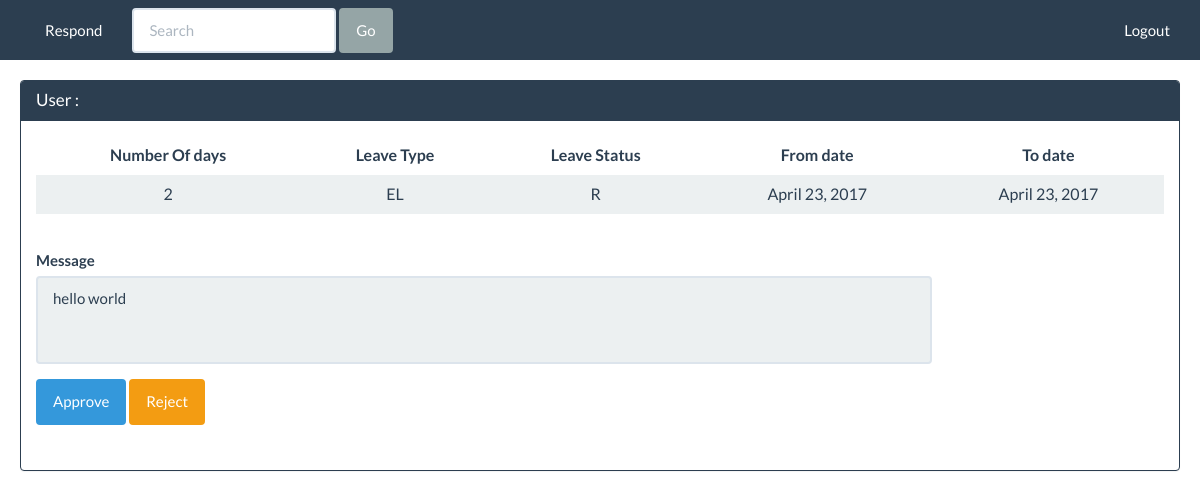
Page /respond/to/leave (signed in) on the earlier database version.
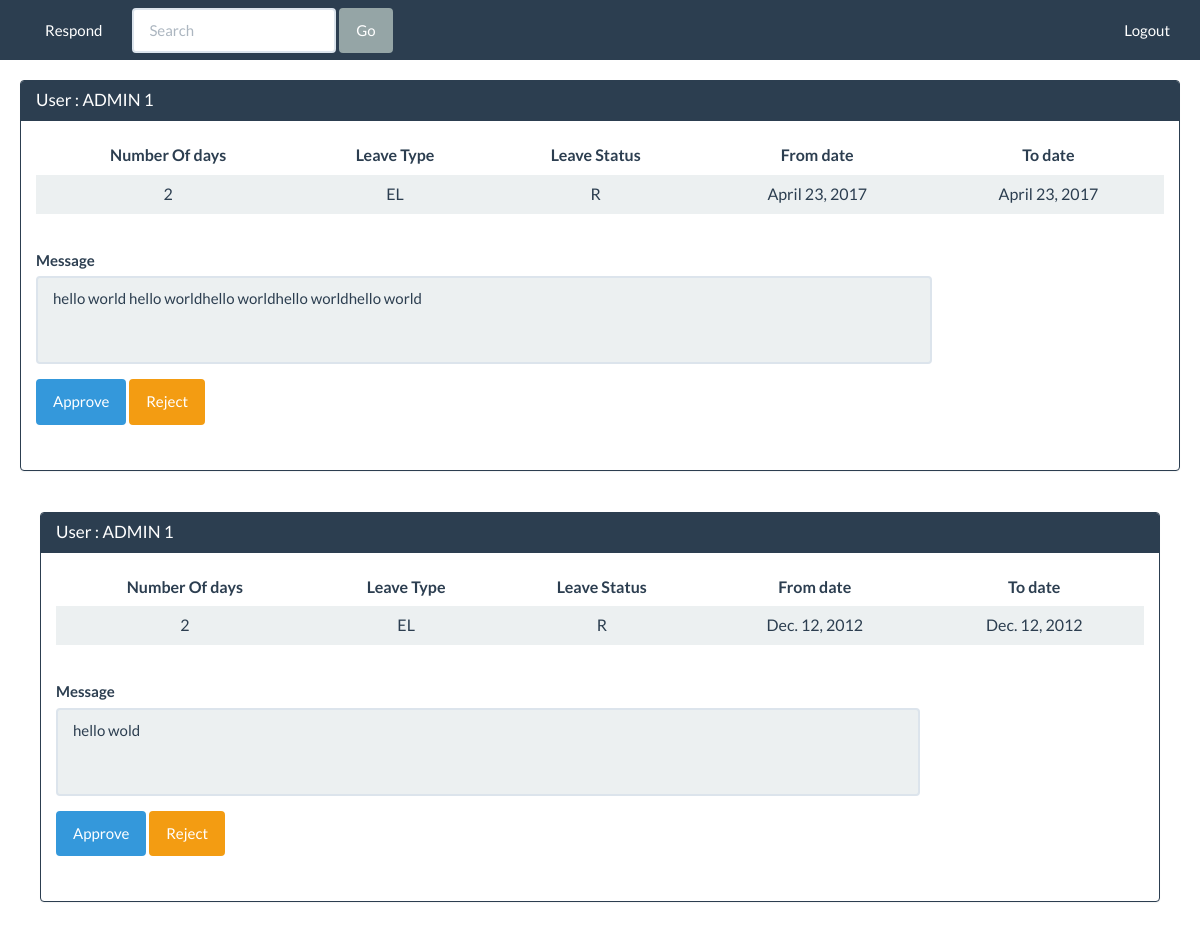
Same page on the later database version.
### LeaveManagement/models.py (models this page shows, shortened)
class LeaveApplication(models.Model):
    TYPES_OF_LEAVES = (
        ('SL', 'SickLeave'),
        ('EL', 'EarnedLeave'),
        ('PL', 'PersonalLeave')
    )
    LEAVE_STATUS = (
        ('A', 'Approved'),
        ('R', 'Rejected')
    )
    leave_id = models.AutoField(primary_key=True)
    applicant = models.ForeignKey(User, related_name='applicant', on_delete=models.CASCADE)
    approver = models.ForeignKey(User, related_name='approver', on_delete=models.CASCADE)
    created_on = models.DateTimeField(auto_now_add=True)
    responded_on = models.DateTimeField(auto_now=True, null=True)
    leave_type = models.CharField(max_length=2, choices=TYPES_OF_LEAVES)
    number_of_days= models.IntegerField()
    from_date = models.DateField()
    to_date = models.DateField()
    leave_status = models.CharField(max_length=1, choices=LEAVE_STATUS, default='R')
    additional_message = models.TextField(max_length=200)
    class Meta:
        db_table = 'LeaveApplication'

### LeaveManagement/views.py (the view)
# urls.py: url(r'^respond/to/leave$', views.responding_to_leave_application, name='responding_to_leave'),
@login_required
def responding_to_leave_application(request):
    if request.method == "GET":
        applications = LeaveApplication.objects.filter(approver = request.user)
        return render(request, "lm/responding_to_application.html", {"applications":applications})
    if request.method == "POST":
        print(request.POST.get('submit'))
        return HttpResponse("askjfnksdjf")

### LeaveManagement/templates/lm/responding_to_application.html
{% extends 'lm/base.html' %}
{% block content %}
{% for application in applications%}
<div style="padding:20px">
<div class="panel panel-primary">
  <div class="panel-heading">
    <h3 class="panel-title">User : {{application.applicant.first_name}}</h3>
  </div>
  <div class="panel-body">
      <table style="text-align:center"  class="table table-striped table-hover ">
  <thead>
    <tr>
      <th style="text-align:center">Number Of days</th>
      <th style="text-align:center">Leave Type</th>
      <th style="text-align:center">Leave Status</th>
        <th style="text-align:center">From date</th>
        <th style="text-align:center">To date</th>
    </tr>
  </thead>
  <tbody>
    <tr class="active">
      <td>{{application.number_of_days}}</td>
      <td>{{application.leave_type}}</td>
      <td>{{application.leave_status}}</td>
      <td>{{application.from_date}}</td>
      <td>{{application.to_date}}</td>
    </tr>
  </tbody>
      </table>
  </div>
    <div class="form-group">
      <label for="textArea" class="col-lg-2 control-label">Message</label>
      <div style="padding:15px;width:80%">
        <textarea class="form-control" style="resize:none" rows="3" id="textArea" readonly>{{application.additional_message}}</textarea>
        <form method="POST">{% csrf_token %}
            <div class="form-group">
              <div style="padding-top:15px">
                <input type="submit" value="Approve" name="submit" id="submit1" class="btn btn-info">
                <input type="submit" value="Reject" name="submit" id="submit2" class="btn btn-warning">
              </div>
            </div>
        </form>
    </div>
</div>
</div>
{% endfor %}
{% endblock %}

### LeaveManagement/templates/lm/base.html (shortened to what this page needs)
{% load static %}
<html lang="en">
<head>
    <link rel="stylesheet" href="{% static 'lm/css/bootstrap.min.css'%}" />
    <link rel="stylesheet" href="{% static 'lm/css/bootstrap.css'%}" />
</head>
<body>
    <nav class="navbar navbar-default">
  <div class="container-fluid">
    <div class="collapse navbar-collapse" id="bs-example-navbar-collapse-1">
      <ul class="nav navbar-nav">
          {% if request.user.is_staff %}
            <li><a href="{% url 'responding_to_leave' %}">Respond</a></li>
          {% endif %}
      </ul>
      <form class="navbar-form navbar-left" role="search">
        <div class="form-group">
          <input class="form-control" placeholder="Search" type="text">
        </div>
        <button type="submit" class="btn btn-default">Go</button>
      </form>
      <ul class="nav navbar-nav navbar-right">
        <li><a href="{% url 'logout' %}">Logout</a></li>
      </ul>
    </div>
  </div>
</nav>
    {% block content %}
{% endblock %}
</body>
</html>

### LeaveManagement/templates/lm/base.html (style rules this page uses)
.navbar { margin-bottom: 0; border-radius: 0; }

Differences in the rows shown:
changed LeaveApplication: applicant.first_name (not shown) → "ADMIN 1"; additional_message "hello world" → "hello world hello worldhello worldhello worldhello world"
added LeaveApplication: applicant.first_name "ADMIN 1", number_of_days "2", leave_type "EL", leave_status "R", from_date "Dec. 12, 2012", to_date "Dec. 12, 2012", additional_message "hello wold"
